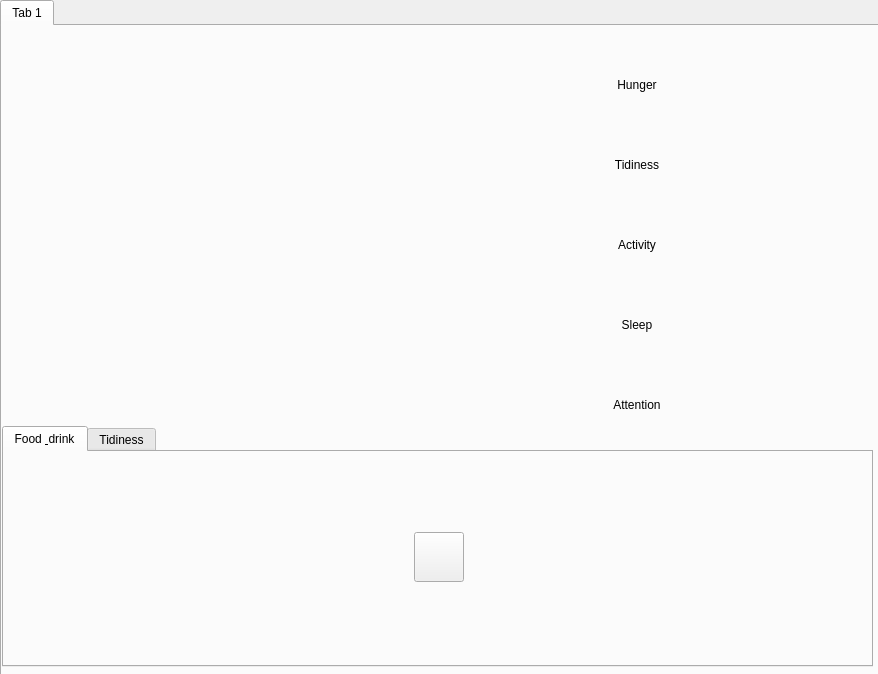
<?xml version="1.0" encoding="UTF-8"?>
<ui version="4.0">
 <class>AnimalWindow</class>
 <widget class="QWidget" name="AnimalWindow">
  <property name="geometry">
   <rect>
    <x>0</x>
    <y>0</y>
    <width>878</width>
    <height>674</height>
   </rect>
  </property>
  <property name="windowTitle">
   <string>Animals</string>
  </property>
  <widget class="QTabWidget" name="tabWidget">
   <property name="geometry">
    <rect>
     <x>0</x>
     <y>0</y>
     <width>881</width>
     <height>681</height>
    </rect>
   </property>
   <property name="sizePolicy">
    <sizepolicy hsizetype="Preferred" vsizetype="Preferred">
     <horstretch>0</horstretch>
     <verstretch>0</verstretch>
    </sizepolicy>
   </property>
   <property name="currentIndex">
    <number>0</number>
   </property>
   <widget class="QWidget" name="tab">
    <attribute name="title">
     <string>Tab 1</string>
    </attribute>
    <widget class="QLabel" name="animalPictureBox">
     <property name="geometry">
      <rect>
       <x>0</x>
       <y>0</y>
       <width>400</width>
       <height>400</height>
      </rect>
     </property>
     <property name="minimumSize">
      <size>
       <width>400</width>
       <height>400</height>
      </size>
     </property>
     <property name="frameShadow">
      <enum>QFrame::Plain</enum>
     </property>
     <property name="text">
      <string/>
     </property>
     <property name="pixmap">
      <pixmap>C:/Users/Horockey/Desktop/472862.jpg</pixmap>
     </property>
     <property name="scaledContents">
      <bool>true</bool>
     </property>
    </widget>
    <widget class="QTabWidget" name="ItemsTabWidget">
     <property name="geometry">
      <rect>
       <x>0</x>
       <y>400</y>
       <width>871</width>
       <height>241</height>
      </rect>
     </property>
     <property name="currentIndex">
      <number>0</number>
     </property>
     <widget class="QWidget" name="HungerTab">
      <attribute name="title">
       <string>Food &amp; drink</string>
      </attribute>
      <widget class="QWidget" name="gridLayoutWidget">
       <property name="geometry">
        <rect>
         <x>0</x>
         <y>0</y>
         <width>871</width>
         <height>211</height>
        </rect>
       </property>
       <layout class="QGridLayout" name="gridLayout">
        <item row="0" column="0">
         <widget class="QPushButton" name="goToShopButton_t1">
          <property name="sizePolicy">
           <sizepolicy hsizetype="Fixed" vsizetype="Fixed">
            <horstretch>0</horstretch>
            <verstretch>0</verstretch>
           </sizepolicy>
          </property>
          <property name="minimumSize">
           <size>
            <width>50</width>
            <height>50</height>
           </size>
          </property>
          <property name="maximumSize">
           <size>
            <width>50</width>
            <height>50</height>
           </size>
          </property>
          <property name="icon">
           <iconset>
            <normaloff>C:/Users/Horockey/Desktop/111.png</normaloff>C:/Users/Horockey/Desktop/111.png</iconset>
          </property>
          <property name="iconSize">
           <size>
            <width>50</width>
            <height>50</height>
           </size>
          </property>
         </widget>
        </item>
       </layout>
      </widget>
     </widget>
     <widget class="QWidget" name="TidinessTab">
      <attribute name="title">
       <string>Tidiness</string>
      </attribute>
      <widget class="QWidget" name="gridLayoutWidget_2">
       <property name="geometry">
        <rect>
         <x>0</x>
         <y>0</y>
         <width>871</width>
         <height>211</height>
        </rect>
       </property>
       <layout class="QGridLayout" name="gridLayout_2">
        <item row="0" column="0">
         <widget class="QPushButton" name="goToShopButton_t2">
          <property name="sizePolicy">
           <sizepolicy hsizetype="Fixed" vsizetype="Fixed">
            <horstretch>0</horstretch>
            <verstretch>0</verstretch>
           </sizepolicy>
          </property>
          <property name="minimumSize">
           <size>
            <width>50</width>
            <height>50</height>
           </size>
          </property>
          <property name="maximumSize">
           <size>
            <width>50</width>
            <height>50</height>
           </size>
          </property>
          <property name="icon">
           <iconset>
            <normaloff>C:/Users/Horockey/Desktop/111.png</normaloff>C:/Users/Horockey/Desktop/111.png</iconset>
          </property>
          <property name="iconSize">
           <size>
            <width>50</width>
            <height>50</height>
           </size>
          </property>
         </widget>
        </item>
       </layout>
      </widget>
     </widget>
    </widget>
    <widget class="QWidget" name="layoutWidget">
     <property name="geometry">
      <rect>
       <x>410</x>
       <y>0</y>
       <width>452</width>
       <height>401</height>
      </rect>
     </property>
     <layout class="QVBoxLayout" name="verticalLayout">
      <property name="sizeConstraint">
       <enum>QLayout::SetDefaultConstraint</enum>
      </property>
      <item>
       <widget class="QLabel" name="Hunger_PB">
        <property name="sizePolicy">
         <sizepolicy hsizetype="Minimum" vsizetype="Minimum">
          <horstretch>0</horstretch>
          <verstretch>0</verstretch>
         </sizepolicy>
        </property>
        <property name="minimumSize">
         <size>
          <width>450</width>
          <height>30</height>
         </size>
        </property>
        <property name="maximumSize">
         <size>
          <width>450</width>
          <height>30</height>
         </size>
        </property>
        <property name="text">
         <string/>
        </property>
        <property name="pixmap">
         <pixmap>C:/Users/Horockey/Desktop/15432400240.jpg</pixmap>
        </property>
       </widget>
      </item>
      <item>
       <widget class="QLabel" name="Hunger_label">
        <property name="sizePolicy">
         <sizepolicy hsizetype="Fixed" vsizetype="Fixed">
          <horstretch>0</horstretch>
          <verstretch>0</verstretch>
         </sizepolicy>
        </property>
        <property name="minimumSize">
         <size>
          <width>450</width>
          <height>30</height>
         </size>
        </property>
        <property name="maximumSize">
         <size>
          <width>450</width>
          <height>30</height>
         </size>
        </property>
        <property name="text">
         <string>Hunger</string>
        </property>
        <property name="alignment">
         <set>Qt::AlignCenter</set>
        </property>
       </widget>
      </item>
      <item>
       <widget class="QLabel" name="Tidiness_PB">
        <property name="sizePolicy">
         <sizepolicy hsizetype="Minimum" vsizetype="Minimum">
          <horstretch>0</horstretch>
          <verstretch>0</verstretch>
         </sizepolicy>
        </property>
        <property name="minimumSize">
         <size>
          <width>450</width>
          <height>30</height>
         </size>
        </property>
        <property name="maximumSize">
         <size>
          <width>450</width>
          <height>30</height>
         </size>
        </property>
        <property name="text">
         <string/>
        </property>
        <property name="pixmap">
         <pixmap>C:/Users/Horockey/Desktop/15432400240.jpg</pixmap>
        </property>
       </widget>
      </item>
      <item>
       <widget class="QLabel" name="Tidiness_label">
        <property name="sizePolicy">
         <sizepolicy hsizetype="Fixed" vsizetype="Fixed">
          <horstretch>0</horstretch>
          <verstretch>0</verstretch>
         </sizepolicy>
        </property>
        <property name="minimumSize">
         <size>
          <width>450</width>
          <height>30</height>
         </size>
        </property>
        <property name="maximumSize">
         <size>
          <width>450</width>
          <height>30</height>
         </size>
        </property>
        <property name="text">
         <string>Tidiness</string>
        </property>
        <property name="alignment">
         <set>Qt::AlignCenter</set>
        </property>
       </widget>
      </item>
      <item>
       <widget class="QLabel" name="Activity_PB">
        <property name="sizePolicy">
         <sizepolicy hsizetype="Minimum" vsizetype="Minimum">
          <horstretch>0</horstretch>
          <verstretch>0</verstretch>
         </sizepolicy>
        </property>
        <property name="minimumSize">
         <size>
          <width>450</width>
          <height>30</height>
         </size>
        </property>
        <property name="maximumSize">
         <size>
          <width>450</width>
          <height>30</height>
         </size>
        </property>
        <property name="text">
         <string/>
        </property>
        <property name="pixmap">
         <pixmap>C:/Users/Horockey/Desktop/15432400240.jpg</pixmap>
        </property>
       </widget>
      </item>
      <item>
       <widget class="QLabel" name="Activity_label">
        <property name="sizePolicy">
         <sizepolicy hsizetype="Fixed" vsizetype="Fixed">
          <horstretch>0</horstretch>
          <verstretch>0</verstretch>
         </sizepolicy>
        </property>
        <property name="minimumSize">
         <size>
          <width>450</width>
          <height>30</height>
         </size>
        </property>
        <property name="maximumSize">
         <size>
          <width>450</width>
          <height>30</height>
         </size>
        </property>
        <property name="text">
         <string>Activity</string>
        </property>
        <property name="alignment">
         <set>Qt::AlignCenter</set>
        </property>
       </widget>
      </item>
      <item>
       <widget class="QLabel" name="Sleep_PB">
        <property name="sizePolicy">
         <sizepolicy hsizetype="Minimum" vsizetype="Minimum">
          <horstretch>0</horstretch>
          <verstretch>0</verstretch>
         </sizepolicy>
        </property>
        <property name="minimumSize">
         <size>
          <width>450</width>
          <height>30</height>
         </size>
        </property>
        <property name="maximumSize">
         <size>
          <width>450</width>
          <height>30</height>
         </size>
        </property>
        <property name="text">
         <string/>
        </property>
        <property name="pixmap">
         <pixmap>C:/Users/Horockey/Desktop/15432400240.jpg</pixmap>
        </property>
       </widget>
      </item>
      <item>
       <widget class="QLabel" name="Sleep_label">
        <property name="sizePolicy">
         <sizepolicy hsizetype="Fixed" vsizetype="Fixed">
          <horstretch>0</horstretch>
          <verstretch>0</verstretch>
         </sizepolicy>
        </property>
        <property name="minimumSize">
         <size>
          <width>450</width>
          <height>30</height>
         </size>
        </property>
        <property name="maximumSize">
         <size>
          <width>450</width>
          <height>30</height>
         </size>
        </property>
        <property name="text">
         <string>Sleep</string>
        </property>
        <property name="alignment">
         <set>Qt::AlignCenter</set>
        </property>
       </widget>
      </item>
      <item>
       <widget class="QLabel" name="Attention_PB">
        <property name="sizePolicy">
         <sizepolicy hsizetype="Minimum" vsizetype="Minimum">
          <horstretch>0</horstretch>
          <verstretch>0</verstretch>
         </sizepolicy>
        </property>
        <property name="minimumSize">
         <size>
          <width>450</width>
          <height>30</height>
         </size>
        </property>
        <property name="maximumSize">
         <size>
          <width>450</width>
          <height>30</height>
         </size>
        </property>
        <property name="text">
         <string/>
        </property>
        <property name="pixmap">
         <pixmap>C:/Users/Horockey/Desktop/15432400240.jpg</pixmap>
        </property>
       </widget>
      </item>
      <item>
       <widget class="QLabel" name="Attentionlabel">
        <property name="sizePolicy">
         <sizepolicy hsizetype="Fixed" vsizetype="Fixed">
          <horstretch>0</horstretch>
          <verstretch>0</verstretch>
         </sizepolicy>
        </property>
        <property name="minimumSize">
         <size>
          <width>450</width>
          <height>30</height>
         </size>
        </property>
        <property name="maximumSize">
         <size>
          <width>450</width>
          <height>30</height>
         </size>
        </property>
        <property name="text">
         <string>Attention</string>
        </property>
        <property name="alignment">
         <set>Qt::AlignCenter</set>
        </property>
       </widget>
      </item>
     </layout>
    </widget>
   </widget>
  </widget>
 </widget>
 <resources/>
 <connections/>
</ui>
